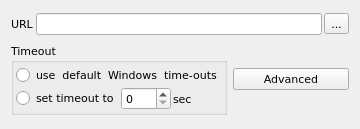
<?xml version="1.0" encoding="UTF-8"?>
<ui version="4.0">
 <class>UrlWidget</class>
 <widget class="QWidget" name="UrlWidget">
  <property name="geometry">
   <rect>
    <x>0</x>
    <y>0</y>
    <width>360</width>
    <height>129</height>
   </rect>
  </property>
  <property name="font">
   <font>
    <family>DejaVu Sans</family>
    <pointsize>8</pointsize>
   </font>
  </property>
  <property name="windowTitle">
   <string>URL</string>
  </property>
  <property name="toolTip">
   <string>URL</string>
  </property>
  <property name="statusTip">
   <string>URL</string>
  </property>
  <property name="locale">
   <locale language="English" country="UnitedStates"/>
  </property>
  <layout class="QVBoxLayout" name="verticalLayout_2">
   <item>
    <layout class="QHBoxLayout" name="horizontalLayout_3">
     <property name="spacing">
      <number>2</number>
     </property>
     <item>
      <widget class="QLabel" name="lblUrl">
       <property name="text">
        <string>URL</string>
       </property>
      </widget>
     </item>
     <item>
      <widget class="QLineEdit" name="lineUrl"/>
     </item>
     <item>
      <widget class="QToolButton" name="btnUrl">
       <property name="text">
        <string>...</string>
       </property>
       <property name="icon">
        <iconset resource="../../qHostMonitor.qrc">
         <normaloff>:/img/browse.png</normaloff>:/img/browse.png</iconset>
       </property>
       <property name="iconSize">
        <size>
         <width>16</width>
         <height>16</height>
        </size>
       </property>
      </widget>
     </item>
    </layout>
   </item>
   <item>
    <layout class="QHBoxLayout" name="horizontalLayout_2">
     <item>
      <widget class="QGroupBox" name="gpTimeout">
       <property name="title">
        <string>Timeout</string>
       </property>
       <layout class="QVBoxLayout" name="verticalLayout">
        <property name="spacing">
         <number>2</number>
        </property>
        <property name="leftMargin">
         <number>2</number>
        </property>
        <property name="topMargin">
         <number>2</number>
        </property>
        <property name="rightMargin">
         <number>2</number>
        </property>
        <property name="bottomMargin">
         <number>2</number>
        </property>
        <item>
         <widget class="QRadioButton" name="rdUseDefaultTimeOuts">
          <property name="text">
           <string>use  default  Windows  time-outs</string>
          </property>
         </widget>
        </item>
        <item>
         <layout class="QHBoxLayout" name="horizontalLayout">
          <property name="spacing">
           <number>2</number>
          </property>
          <item>
           <widget class="QRadioButton" name="rdSetTimeout">
            <property name="text">
             <string>set timeout to</string>
            </property>
           </widget>
          </item>
          <item>
           <widget class="QSpinBox" name="spinSetTimeout"/>
          </item>
          <item>
           <widget class="QLabel" name="label_7">
            <property name="text">
             <string>sec</string>
            </property>
           </widget>
          </item>
         </layout>
        </item>
       </layout>
      </widget>
     </item>
     <item>
      <widget class="QPushButton" name="btnAdvanced">
       <property name="text">
        <string>Advanced</string>
       </property>
      </widget>
     </item>
    </layout>
   </item>
  </layout>
 </widget>
 <resources>
  <include location="../../qHostMonitor.qrc"/>
  <include location="../../qHostMonitor.qrc"/>
 </resources>
 <connections/>
</ui>
